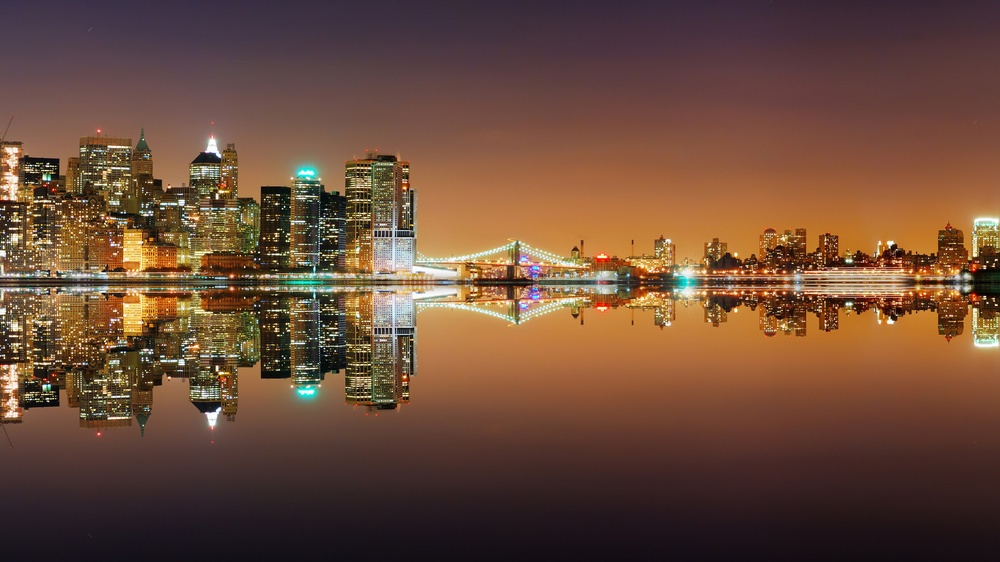
#> input picture tmp/00a1f8e3-12f5-11ec-8364-18c04d99fd86.jpg, 1000 x 562 px, shrunk from 1920 x 1080 before the run
$ python get_bit_planes.py ../tmp/00a1f8e3-12f5-11ec-8364-18c04d99fd86.jpg
#> lines starting #> are read from the running program, lines starting #| are printed output that depends on the picture; after the words box and inside, x2 and y2 are one past the last pixel; in counts of white or black regions, pixels touching at a corner belong together
### py_scripts/py_utils.py
import uuid

import cv2

OUTPUT_IMAGE_FOLDER = "./output/"
OUTPUT_FILE_TYPE = ".jpg"


def save_image_with_internal_name(img):
    internal_name = str(uuid.uuid1()) + OUTPUT_FILE_TYPE
    cv2.imwrite(OUTPUT_IMAGE_FOLDER + internal_name, img)
    return internal_name

### py_scripts/get_bit_planes.py
import sys

import cv2
import jsons
import numpy as np

from py_utils import save_image_with_internal_name, OUTPUT_IMAGE_FOLDER

filename = sys.argv[1]
img = cv2.imread(filename, cv2.IMREAD_GRAYSCALE)
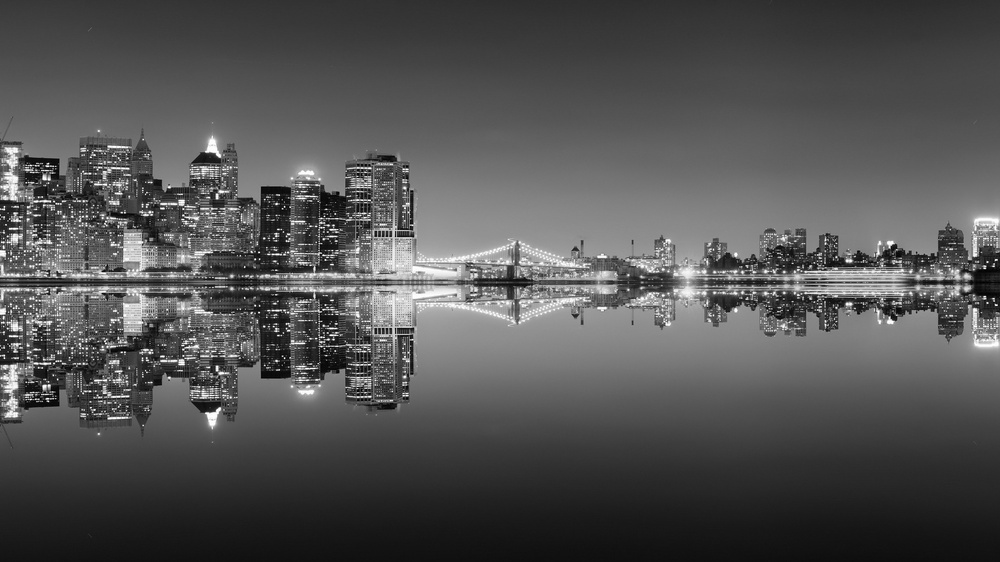
#> img: shape (562, 1000); min 0, max 255, mean 83.1

out_files = list()
for k in range(0, 8):
    # create an image for each k bit plane
    plane = np.full((img.shape[0], img.shape[1]), 2 ** k, np.uint8)
    # execute bitwise AND operation
    res = cv2.bitwise_and(plane, img)
    # to make pixels to be only zeros and 255 (+ to avoid zero division warning)
    x = res * (255 / (res + 0.0001))
    plane_internal_name = save_image_with_internal_name(x)
    out_files.append(plane_internal_name)
#> this loop made 8 passes
#> plane_internal_name on passes 1 to 8: '6233d234-e530-11f1-a2b9-3704eeb2cad6.jpg', '623d2794-e530-11f1-a2b9-3704eeb2cad6.jpg', '623f1978-e530-11f1-a2b9-3704eeb2cad6.jpg', '6240bef4-e530-11f1-a2b9-3704eeb2cad6.jpg', '62424efe-e530-11f1-a2b9-3704eeb2cad6.jpg', '6243bed8-e530-11f1-a2b9-3704eeb2cad6.jpg', '62452142-e530-11f1-a2b9-3704eeb2cad6.jpg', '62467ef2-e530-11f1-a2b9-3704eeb2cad6.jpg'
#> pass 1, `res = cv2.bitwise_and(plane, img)`:
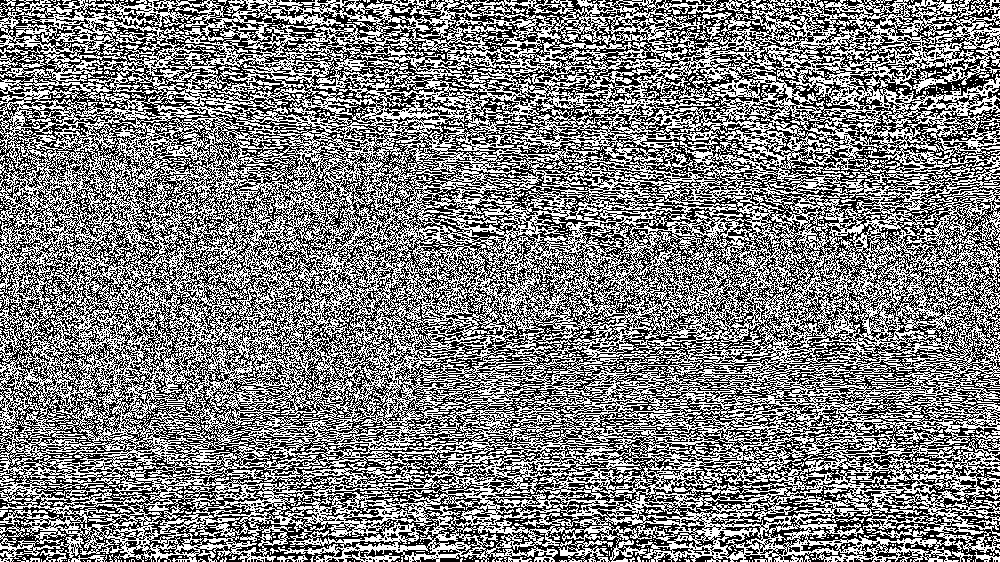
#> res: shape (562, 1000); values 0 (black) and 1 (white), 50% white in thin lines or dots
#> pass 2, `res = cv2.bitwise_and(plane, img)`:
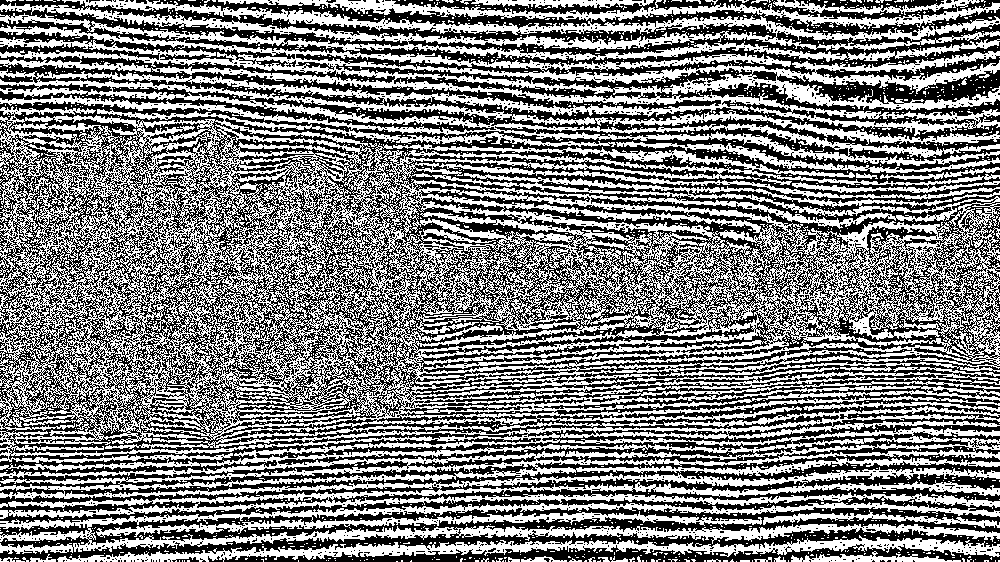
#> res: shape (562, 1000); values 0 (black) and 2 (white), 49.9% white; 2019 white regions (1983 under 20 px), largest, box (x1, y1, x2, y2) and area: (0, 106, 1000, 519) 180892, (0, 0, 1000, 166) 58589, (0, 502, 1000, 554) 16113
#> after the loop: plane: shape (562, 1000); every value is 128
#> after the loop:
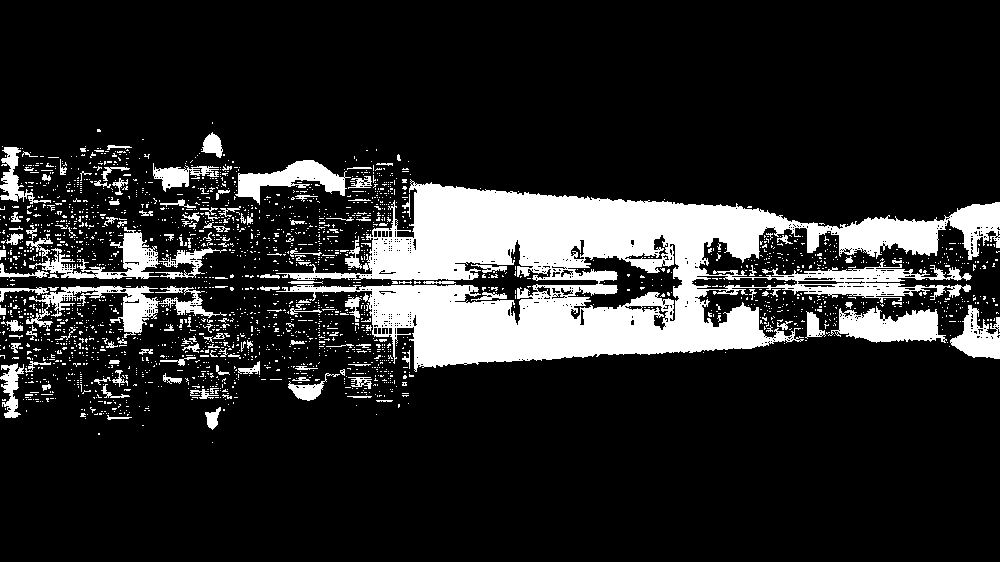
#> x: shape (562, 1000) float64; values 0 (black) and 255 (white), 15.8% white; 2347 white regions (2197 under 20 px), largest, box (x1, y1, x2, y2) and area: (276, 179, 1000, 372) 59665, (828, 306, 947, 343) 2646, (26, 227, 160, 279) 2209
#> after the loop, out_files = 8 items


class BitPlanesResponse:
    def __init__(self):
        self.bit_planes_files = list()


rsp = BitPlanesResponse()
for i in range(0, len(out_files)):
    rsp.bit_planes_files.append(OUTPUT_IMAGE_FOLDER + out_files[i])
#> this loop made 8 passes
#> after the loop, rsp.bit_planes_files = 8 items
print(jsons.dumps(rsp), end="")
#> (this line was passed over: jsons is not available in this run)
